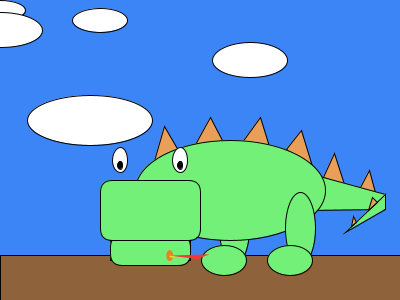
Frame 1 (no input)
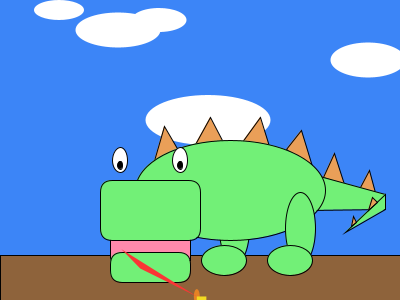
Frame 60 (the mouse pressed at the canvas centre just before this capture)
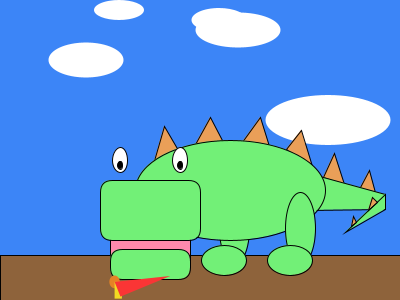
Frame 120 (the mouse held since frame 60 and released just before this capture)

The Processing sketch that drew these frames (run headless with seeded random() and noise(); from frame 60 on, the mouse is pressed at the canvas centre):

// Processing sketch: processing_130746
// ── processing_130746.pde

  float f ;
  float d ;
  float f2 ;
  float d2 ;
  float f3 ;
  float d3 ;
  
//cloud ints
  int x = 0 ;
  int x1 = 0 ;
  int x2 = 100 ;
  int x3 = 250 ;
  int x4 = 90 ;
  
//mouth int
 int m = 235 ;
 
 
 
void setup(){
  size(400, 300) ;

  
 

}


void draw() {
 background(#3C85F7) ;
 println(mouseX, mouseY) ; 
 
//clouds
 fill(255) ;
 ellipse(x, 10, 50, 20) ;
  x = x + 1 ; //put if statement to reset
  if (x > width) {
  x = 0 ;
  }
  ellipse(x2, 20, 55, 24) ;
  x2 = x2 + 1 ; //put if statement to reset
  if (x2 > width) {
  x2 = 0 ;
  }
  ellipse(x1, 30, 85, 35) ;
  x1 = x1 + 2 ; //put if statement to reset
  if (x1 > width) {
  x1 = 0 ;
  }
  ellipse(x3, 60, 75, 35) ;
  x3 = x3 + 2 ; //put if statement to reset
  if (x3 > width) {
  x3 = 0 ;
  }
  ellipse(x4, 120, 125, 50) ;
  x4 = x4 + 2 ; //put if statement to reset
  if (x4 > width) {
  x4 = 0 ;
  }
stroke(1) ;
//ground
 fill(#8E633B);
 rect(0, 255, width, 145) ;


//spikes
 fill(#EA9F58) ;
 triangle(153, 164, 164, 126, 178, 150) ;
 triangle(194, 146, 210, 117, 223, 142) ;
 triangle(239, 146, 260, 117, 269, 146) ;
 triangle(286, 149, 301, 130, 312, 166) ;
 triangle(323, 177, 334, 153, 344, 184) ;
 triangle(359, 189, 369, 170, 376, 196) ;
 
//tail
 fill(#72F077) ;
 quad(312, 174, 385, 194, 385, 209, 309, 210) ;
 triangle(385, 194, 385, 209, 345, 232) ;

//spikes on small tail
 fill(#EA9F58) ;
 triangle(368, 210, 372, 197, 377, 202) ;
 triangle(351, 226, 353, 216, 356, 222) ;

//back leg
 fill(#72F077) ;
 ellipse(234, 228, 30, 72);
 
//body
 fill(#72F077) ;
 ellipse(230, 190, 190, 100) ;
 
//front leg
 ellipse(300, 228, 30, 72);
 
 //feet
 ellipse(290, 260, 45, 30);
 ellipse(224, 260, 45, 30);
//eyes
 fill(#FFFFFF) ;
 ellipse(120, 160, 15, 25) ;
 ellipse(180, 160, 15, 25) ;
 
 //pupils
 fill(#000000) ;
 ellipse(120, 165, 5, 8) ;
 ellipse(180, 165, 5, 8) ;
 
 //inside mouth
 fill(#FF89AC) ;
 rect(110, 230, 80, 30) ;
 //lower jaw
 fill(#72F077) ;
 rect(110, m, 80, 30, 12) ;
  m = m + 1 ; //put if statement to reset
  if (m > 255) {
  m = 235 ;
  
  }
 //snout
 rect(100, 180, 100, 60, 12) ;
 
 f = random(85, 216) ;
 d = random(240, 300) ;
 f2 = random(85, 216) ;
 d2 = random(240, 300) ;
 f3 = random(85, 216) ;
 d3 = random(240, 300) ;
 
 noStroke() ;
 fill(#E58225) ;
 ellipse(f, d, random(15), random(20)) ;
 fill(#F2DA22) ;
 rect(f, d, random(15), random(20)) ;
 fill(#FA3535) ;
 triangle(f, d, f2, d2, f3, d3) ;
 
 
}
